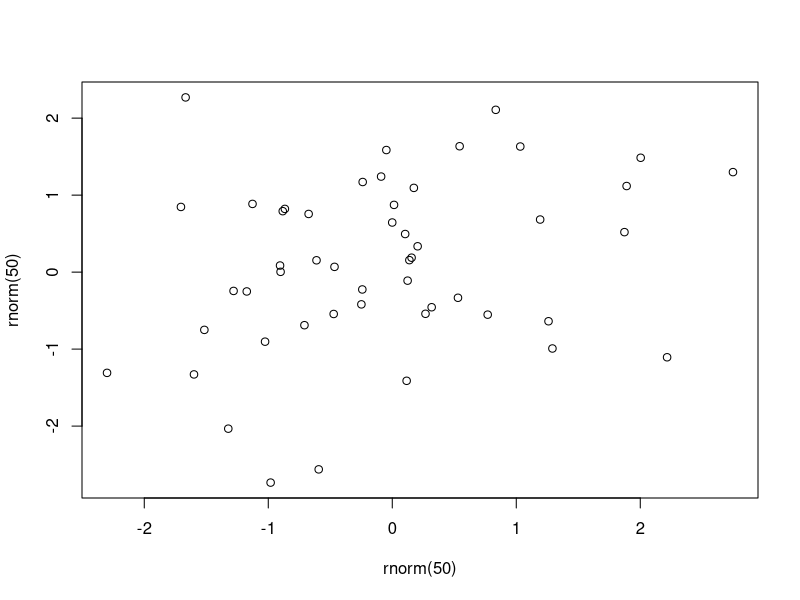

This figure's R source:
## ---- chunk 1
knitr::opts_chunk$set(echo = TRUE)
## ---- chunk 2
cat("Ausgeführt, nichts angezeigt")
## ---- chunk 3
cat("Ausgeführt, Output angezeigt")
## ---- chunk 4
cat("Ausgeführt, alles angezeigt")
## ---- chunk 5
plot(rnorm(50), rnorm(50))
